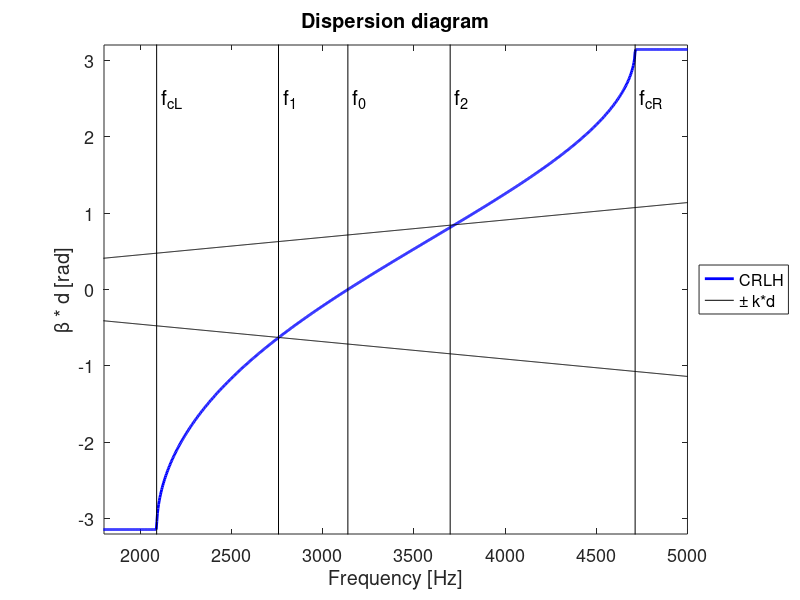
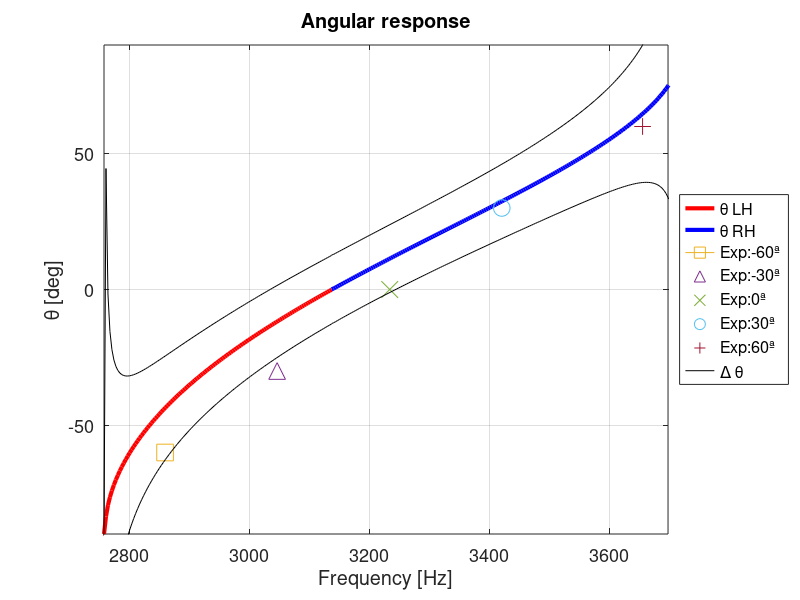

Write MATLAB code to recreate these figures, in order.
%This code is designed to study Acuistic Leaky-Wave Antennas (ALWA), based on the theory of composite right left handed materials (CRLH)
%The model proposed is of cilindrical waveguide with axisymmetric open channels
%Suplemental material for:
%"Educational Open Source Kit for the Evaluation of Acoustic Leaky Wave Antennas with Metamaterials"
%Eduardo Romero-Vivas, Javier Romero-Vivas, Omar A. Bustamante, Braulio Leon-Lopez
%JASA Eduaction in Acoustics
%%Version 1.1, December 2021, Octave/Matlab
%
%f_beg - first frequency of study
%f_end - last frequency of study
%res - number of samples between frequencies interval
%
%rho - air density
%c - free-space sound velocity
%
%ALWA parameters
%a - waveguide radius
%b - shunt width
%l - shunt length
%h - membrane thickness
%N - unit cell number
%d - unit cell length
%L - total ALWA length

close all
clear all

%%%%%%%%%%%%%%%%%%%%%%% Frequencies of study
f_beg = 1700;
f_end = 5000;
res   = 1000;

f_th_list = linspace(f_beg,f_end,res);

%%%%%%%%%%%%%%%%%%%%%%% Characteristics of the medium

rho    = 0.9402;                   % air density STP reference - La Paz BCS, Mexico
c      = 342.4;                    % speed of sound

%%%%%%%%%%%%%%%%%%%%%%% ALWA parameters

h        = 0.000067;        % membrane thickness
E        = 3e9;             %
rho_m  = 1370;            % membrane density
v_m    = 0.33^2;

a      = 0.0039;          %% waveguide radius
b      = 0.0004;          %% shunt width
l      = 0.0198;          %% shunt length

S_a    = pi * (a^2);         %% waveguide transversal area

N = 20;           %% unit cell num
d = 0.0124;       %% unit cell length
L = N * d;        %% total ALWA length


%%%%%%%%%%%%%%%%%%%%%%% Elements of the impedance Z_th

mass_wg = (rho/S_a) * (d-h);                              % mass of the waveguide section
mass_mem  = 1.8830 * ((rho_m*h)/(pi * a^2));              % mass of the membrane
c_mem     = (pi * a^6 ) / (196.51 * ( (E * h^3)/(12*(1-v_m) ) ) );       % compliance of the membrane


%%%%%%%%%%%%%%%%%%%%%%% Elements of the admittance Y_th

c_wg       = (S_a/(rho * c^2)) * (d-h);       % compliance of the waveguide section

f_zero          = 1 /(2*pi * sqrt( (mass_wg + mass_mem) * c_mem ) );   % resonance frequency of Z_th

mass_shunt  = (rho/(2*pi*b)) * log(1 + l/a);            % shunt mass of the shunt
c_shunt     = ( 1 / ( 4 * pi^2 * (f_zero)^2 * mass_shunt) ) - c_wg;  % shunt compliance of the shunt


%%%%%%%%%%%%%%%%%%%%%%% Transfer function

for num=1:length(f_th_list)
  for f=f_th_list(num)
    omega = 2 * pi * f;
    k     = omega/343.4;


    %%%%%%%%%%%%%%%%%%%%%%% Series impedance Z_th
    Z_th = 1i * ( (omega*(mass_wg + mass_mem)) - (1/(omega*c_mem)));

    %%%%%%%%%%%%%%%%%%%%%%% Shunt admittance Y_th
    Y_th = 1i * ( (omega*(c_shunt + c_wg)) - (1/(omega*mass_shunt))  );


    %%%%%%%%%%%%%%%%%%%%%%% ABCD matrix
    %   Y/2 --- Z --- Y/2 cell configuration

    A = 1 + ((Z_th * Y_th) / 2);
    B = Z_th;
    C = Y_th * (1 + ((Z_th * Y_th) / 4));
    D = 1 + ((Z_th * Y_th) / 2);

    ABCD = [A, B; C, D];
    ABCD_N = ABCD^N;

    A_N = ABCD_N(1);
    B_N = ABCD_N(3);
    C_N = ABCD_N(2);
    D_N = ABCD_N(4);

    %%%%%%%%%%%%%%%%%%%%%%% Bloch constant (Bongard, 2010)
    gamma_bloch = (acosh(A)) / d;
    Z_bloch     = sqrt(B/C);
    gamma_bloch_list(num)=gamma_bloch;
    Z_bloch_list(num)=Z_bloch;


    %%%%%%%%%%%%%%%%%%%%%%% Scattering parameters
    Zc     = sqrt(mass_wg/(c_shunt + c_wg));     % impedance

    S_11   = (A_N + (B_N/Zc) - (C_N*Zc) - D_N ) / (A_N + (B_N/Zc) + (C_N*Zc) + D_N );
    S_21   = 2 / (A_N + (B_N/Zc) + (C_N*Zc) + D_N );

    S_11_list(num)=S_11;
    S_21_list(num)=S_21;

  end
end


%%%%%%%%%%%%%%%%%%%%%%% Offset freq

aRef = f_zero;                 % Reference to set the phase origin whether its zero or the closest value
aDiff = abs(f_th_list - aRef); % Calculate the difference
[minVal, offset] = min(aDiff); % Find closest value to aRef


%%%%%%%%%%%%%%%%%%%%%%% Alpha - attenuator factor
alpha_list = real(gamma_bloch_list);

%%%%%%%%%%%%%%%%%%%%%%% Beta - bloch constant through ABCD matrix
beta_list        = imag(gamma_bloch_list);
beta_LH          = -(beta_list(1:offset));
beta_RH          = beta_list(offset+1:end);
beta_ABCD_CRLH   = [beta_LH, beta_RH];

for i=1:length(beta_list)
  beta_d_ABCD(i) = d*beta_ABCD_CRLH(i);
end



%%%%%%%%%%%%%%%%%%%%%%%
for ps21=1:length(S_21_list)
  phi_S21_list(ps21)=angle(S_21_list(ps21));
end

%%%%%%%%%%%%%%%%%%%%%%% Unwrap

phi_S21_lh_list = flip(phi_S21_list(1:offset));

phi_S21_lh=unwrap(phi_S21_lh_list);
phi_S21_lh=flip(phi_S21_lh);
phi_S21_rh=unwrap(phi_S21_list(offset:end));


%%%%%%%%%%%%%%%%%%%%%%% Beta through scattering parameters
phi_S21_LH = -phi_S21_lh/L;
phi_S21_RH = -phi_S21_rh/L;

%%%%%%%%%%%%%%%%%%%%%%% Wavenumber k = omega/c
for num=1:length(f_th_list)
  k_list(num) = ( (2*pi*f_th_list(num))/c );
end

k_d_list = k_list * d;
k_L =-1 * k_list(1:offset);
k_R = k_list(offset+1:end);


%%%%%%%%%%%%%%%%%%%%%%% Cutoff frequencies

f_L        = 1 / (2*pi*sqrt( mass_shunt * c_mem ));                       % LH resonance frequency
f_R        = 1 /(2*pi*sqrt( (mass_wg + mass_mem) * (c_shunt + c_wg) ));   % RH resonance frequency

fcL        = f_R * abs( 1 - (sqrt( 1 + ( f_L / f_R ) )) );     % LH cut off frequency
fcR        = f_R   *  ( 1 + (sqrt( 1 + ( f_L / f_R ) )) );     % RH cut off frequency

fl_x = [fcL fcL];
fl_y = [-4 4];

fr_x = [fcR fcR];
fr_y = [-4 4];

f1_list = abs(phi_S21_LH-k_L) < 1;
f1_idx = find (f1_list);

f2_list = abs(phi_S21_RH(2:end)-k_R) < 1;
f2_idx = find (f2_list);

f1   = f_th_list(f1_idx(1));
f2   = f_th_list(offset + f2_idx(1));

f1_x = [f1 f1];
f1_y = [-4 4];

f2_x = [f2 f2];
f2_y = [-4 4];

f_zero_x = [f_zero f_zero];
f_zero_y = [-4 4];

%%test

figure
%plot(f_th_list, beta_d_ABCD, 'color','blue', 'linewidth', 2, ';CRLH;')
%%%%AQUI
plot(f_th_list, beta_d_ABCD, 'color','blue', 'linewidth', 2)
xlabel ('Frequency [Hz]');
ylabel ('\beta * d [rad]');
xlim([1800 5000]);
ylim([-3.2 3.2])
legend('location', 'eastoutside');
set( legend, 'fontsize', 13 );
hold on
title ('Dispersion diagram');
%%plot(f_th_list, k_d_list, 'color','k', 'linewidth', 0.5, ';k*d;');
%%%octave

plot(f_th_list, k_d_list, 'color','k', 'linewidth', 0.5);
plot(f_th_list, -k_d_list, 'color','k', 'linewidth', 0.5);


%plot(fl_x, fl_y, 'color','k', '--', 'linewidth', 0.1)
plot(fl_x, fl_y, 'color','k', 'Marker','.', 'linewidth', 0.1)
text(fcL + 25, 2.5, 'f_{cL}', 'fontsize', 15)

%plot(fr_x, fr_y, 'color','k', '--', 'linewidth', 0.1)
plot(fr_x, fr_y, 'color','k', 'Marker','.', 'linewidth', 0.1)
text(fcR + 25, 2.5, 'f_{cR}', 'fontsize', 15)

%plot(f1_x, f1_y, 'color','k', '--', 'linewidth', 0.1)
plot(f1_x, f1_y, 'color','k', 'Marker','.', 'linewidth', 0.1)
text(f1 + 25, 2.5, 'f_1', 'fontsize', 15)

%plot(f2_x, f2_y, 'color','k', '--', 'linewidth', 0.1)
plot(f2_x, f2_y, 'color','k', 'Marker','.', 'linewidth', 0.1)
text(f2 + 25, 2.5, 'f_2', 'fontsize', 15)

%plot(f_zero_x, f_zero_y, 'color','k', '--', 'linewidth', 0.1)
plot(f_zero_x, f_zero_y, 'color','k','Marker','.', 'linewidth', 0.1)
text(f_zero + 25, 2.5, 'f_0', 'fontsize', 15)
set( gca, 'fontsize', 13 );
legend('CRLH', '\pm k*d')
%set(gca,'box','off');
%legend boxoff

hold off

%%%%%%%%%%%%%%%%%%%%%%% Theta

k_full     = [-k_list(1:offset), k_list(offset + 1:end)];
for it=1:length(k_full)
  theta_list(it) = asin(beta_ABCD_CRLH(it)/k_full(it)) * 180/pi;
end


figure
%plot(f_th_list(1:offset), -theta_list(1:offset), 'color','red', 'linewidth', 3, ';\theta CRLH;');
plot(f_th_list(1:offset), -theta_list(1:offset), 'color','red', 'linewidth', 3);
hold on
xlabel ('Frequency [Hz]');
ylabel ('\theta [deg]');
xlim([f1 f2]);
ylim([-90 90])
hold on
title ('Angular response');
plot(f_th_list(offset:end),theta_list(offset:end), 'color','blue','linewidth', 3);

%%%%%%%%%%%% Experimental data

plot(2859, -60, '-s', 'MarkerSize',12);
plot(3046, -30, '^', 'MarkerSize',12);
plot(3234, 0, 'x', 'MarkerSize',12);
plot(3421, 30, 'o', 'MarkerSize',12);
plot(3656, 60, '+', 'MarkerSize',12);

%legStr = { '\theta LH', '\theta RH', 'Exp:-60ª', 'Exp:-30ª', 'Exp:0ª',  'Exp:30ª', 'Exp:60ª' };
%legend( legStr );

%%%%%%%%%%%%%%%%%%%%%%% HPBW

for k=1:length(k_list)
  lambda_list(k) = (2*pi)/k_list(k);
end

for delta = 1:length(theta_list)
  delta_theta(delta) = [1/( ( L / lambda_list(delta) )  * cos(theta_list(delta)* pi/180))];
 % delta_theta(delta) = [1/( (  / lambda_list(delta) )  * (asin(beta_ABCD_CRLH(delta)/k_full(delta)))  )];

end

delta_theta_deg = (delta_theta  * 180/pi);
hpbw = delta_theta_deg/2;

for i = 1:length(theta_list)
  dr(i) = [(1.02*lambda_list(i))/ L ];
end

dr_deg = (dr  * 180/pi);


%plot(f_th_list(1:offset), -theta_list(1:offset) - hpbw(1:offset), 'color','black', ';HPBW;');
%AQUI
plot(f_th_list(1:offset), -theta_list(1:offset) + hpbw(1:offset), 'color','black');
plot(f_th_list(1:offset), -theta_list(1:offset) - hpbw(1:offset), 'color','black');
plot(f_th_list(offset:end), theta_list(offset:end) + hpbw(offset:end), 'color','black');
plot(f_th_list(offset:end), theta_list(offset:end) - hpbw(offset:end), 'color','black');


legend('location', 'northwest');
set( legend, 'fontsize', 13 );
grid on
set( gca, 'fontsize', 13 );
legStr = { '\theta LH', '\theta RH', 'Exp:-60ª', 'Exp:-30ª', 'Exp:0ª',  'Exp:30ª', 'Exp:60ª', '\Delta \theta' };
legend('location', 'eastoutside');

legend( legStr );



%%%%%%%%%%%%%%%%%%%% Print  

fprintf('LH cut off frequency fcL = %d Hz\n', int16(fcL))
fprintf('Backfire cut off frequency f1 = %d Hz\n', int16(f1))
fprintf('Transition frequency f_zero = %d Hz\n', int16(f_zero))
fprintf('Endfire cut off frequency f2 = %d Hz\n', int16(f2))
fprintf('RH cut off frequency fcR = %d Hz\n', int16(fcR))

